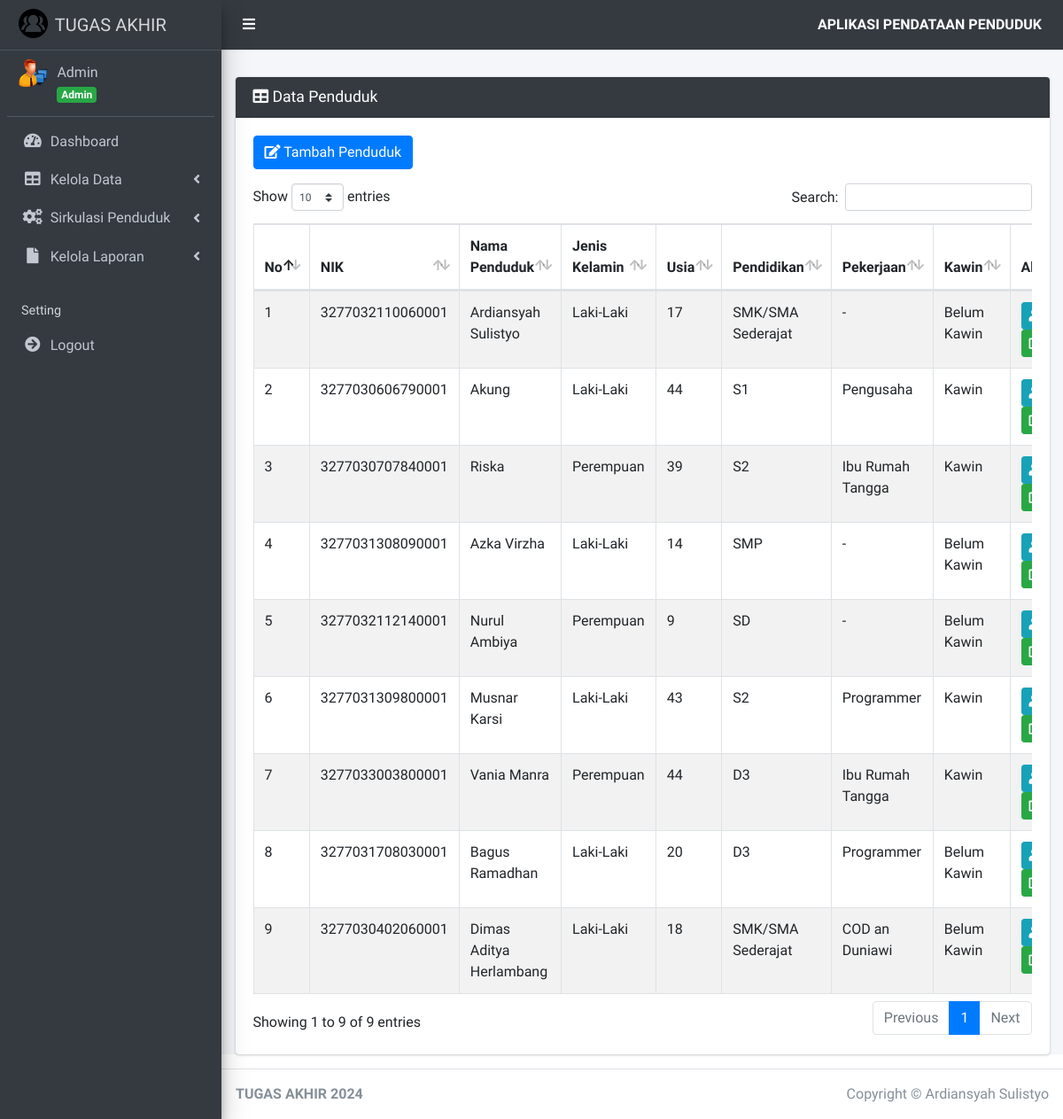
The app's page /index.php?page=penduduk (signed in) with its own data.
### tables this page shows
CREATE TABLE `penduduk` (
  `id_penduduk` int(11) NOT NULL,
  `id_user` int(11) NOT NULL,
  `nik_penduduk` varchar(16) NOT NULL,
  `nama_penduduk` varchar(45) NOT NULL,
  `tempat_lahir_penduduk` varchar(30) NOT NULL,
  `tanggal_lahir_penduduk` date NOT NULL,
  `jenis_kelamin_penduduk` enum('Laki-Laki','Perempuan') NOT NULL,
  `alamat_penduduk` text NOT NULL,
  `desa_kelurahan_penduduk` varchar(30) NOT NULL,
  `kecamatan_penduduk` varchar(30) NOT NULL,
  `kabupaten_kota_penduduk` varchar(30) NOT NULL,
  `provinsi_penduduk` varchar(30) NOT NULL,
  `negara_penduduk` varchar(30) NOT NULL,
  `rt_penduduk` varchar(3) NOT NULL,
  `rw_penduduk` varchar(3) NOT NULL,
  `agama_penduduk` enum('Islam','Kristen','Katolik','Hindu','Buddha','Konghucu') NOT NULL,
  `pendidikan_terakhir_penduduk` varchar(20) NOT NULL,
  `pekerjaan_penduduk` varchar(20) NOT NULL,
  `status_perkawinan_penduduk` enum('Kawin','Tidak Kawin','Belum Kawin','Cerai') NOT NULL,
  `status` enum('Ada','Meninggal') NOT NULL,
  `status_keluarga` enum('Sudah Berkeluarga','Belum Berkeluarga','','') NOT NULL
);

### pages/penduduk/index.php (the view)
<?php
$hasil = mysqli_query($koneksi, "SELECT *, TIMESTAMPDIFF(YEAR, `tanggal_lahir_penduduk`, CURDATE()) AS usia_penduduk FROM `penduduk`");
$data_penduduk = [];
while ($row = mysqli_fetch_assoc($hasil)) {
    $data_penduduk[] = $row;
}
?>
<div class="card card-dark">
    <div class="card-header">
        <h3 class="card-title">
            <i class="fa fa-table"></i>
            Data Penduduk
        </h3>
    </div>
    <div class="card-body">
        <div class="table-responsive">
            <div class="mb-3">
                <a href="?page=tambah_penduduk" class="btn btn-primary">
                    <i class="fa fa-edit"></i> Tambah Penduduk
                </a>
            </div>
            <table class="table table-striped table-condensed table-bordered table-hover" id="example1">
                <thead>
                    <tr>
                        <th>No</th>
                        <th>NIK</th>
                        <th>Nama Penduduk</th>
                        <th>Jenis Kelamin</th>
                        <th>Usia</th>
                        <th>Pendidikan</th>
                        <th>Pekerjaan</th>
                        <th>Kawin</th>
                        <th>Aksi</th>
                    </tr>
                </thead>
                <tbody>
                    <?php $nomor = 1; ?>
                    <?php foreach ($data_penduduk as $penduduk) : ?>
                        <tr>
                            <td><?= $nomor++ ?></td>
                            <td><?= $penduduk['nik_penduduk'] ?></td>
                            <td><?= $penduduk['nama_penduduk'] ?></td>
                            <td><?= $penduduk['jenis_kelamin_penduduk'] ?></td>
                            <td><?= $penduduk['usia_penduduk'] ?></td>
                            <td><?= $penduduk['pendidikan_terakhir_penduduk'] ?></td>
                            <td><?= $penduduk['pekerjaan_penduduk'] ?></td>
                            <td><?= $penduduk['status_perkawinan_penduduk'] ?></td>
                            <td>
                                <a href="?page=detail_penduduk&id_penduduk=<?= $penduduk['id_penduduk']; ?>" title="Detail" class="btn btn-info btn-sm">
                                    <i class="fa fa-user"></i>
                                </a>
                                <a href="?page=edit_penduduk&id_penduduk=<?= $penduduk['id_penduduk']; ?>" title="Ubah" class="btn btn-success btn-sm">
                                    <i class="fa fa-edit"></i>
                                </a>
                            </td>
                        </tr>
                    <?php endforeach ?>
                </tbody>
            </table>
        </div>
    </div>
</div>

### index.php (shortened to what this page needs)
<?php
if (!isset($_SESSION["username"])) {
    header("location: login.php");
    exit;
} else {
    $data_nama = isset($_SESSION["nama_user"]) ? $_SESSION["nama_user"] : "";
    $data_level = isset($_SESSION["status_user"]) ? $_SESSION["status_user"] : "";
}
include "config/connection.php";
?>
<!DOCTYPE html>
<html>
<head>
    <link rel="stylesheet" href="assets/plugins/fontawesome-free/css/all.min.css">
    <link rel="stylesheet" href="https://code.ionicframework.com/ionicons/2.0.1/css/ionicons.min.css">
    <link rel="stylesheet" href="assets/plugins/datatables-bs4/css/dataTables.bootstrap4.css">
    <link rel="stylesheet" href="assets/dist/css/adminlte.min.css">
    <link rel="stylesheet" href="assets/plugins/select2/css/select2.min.css">
    <link rel="stylesheet" href="assets/plugins/select2-bootstrap4-theme/select2-bootstrap4.min.css">
</head>
<body class="hold-transition sidebar-mini">
    <div class="wrapper">
        <nav class="main-header navbar navbar-expand navbar-dark">
            <ul class="navbar-nav">
                <li class="nav-item">
                    <a class="nav-link" data-widget="pushmenu" href="#">
                        <i class="fas fa-bars text-white"></i>
                    </a>
                </li>
            </ul>
            <ul class="navbar-nav ml-auto">
                <li class="nav-item d-none d-sm-inline-block">
                    <a href="index.php" class="nav-link">
                        <font color="white">
                            <b>APLIKASI PENDATAAN PENDUDUK</b>
                        </font>
                    </a>
                </li>
            </ul>
        </nav>
        <aside class="main-sidebar sidebar-dark-primary elevation-4">
            <a href="index.php" class="brand-link">
                <img src="assets/dist/img/penduduk.png" alt="Logo Penduduk" class="brand-image">
                <span class="brand-text"> TUGAS AKHIR</span>
            </a>
            <div class="sidebar">
                <div class="user-panel mt-2 pb-2 mb-2 d-flex">
                    <div class="image">
                        <img src="assets/dist/img/admin.ico">
                    </div>
                    <div class="info">
                        <a href="index.php" class="d-block">
                            <?= $data_nama; ?>
                        </a>
                        <span class="badge badge-success">
                            <?= $data_level; ?>
                        </span>
                    </div>
                </div>
                <nav class="mt-2">
                    <ul class="nav nav-pills nav-sidebar flex-column" data-widget="treeview" role="menu" data-accordion="false">
                        <li class="nav-item">
                            <a href="index.php" class="nav-link">
                                <i class="nav-icon fas fa-tachometer-alt"></i>
                                <p>
                                    Dashboard
                                </p>
                            </a>
                        </li>
                        <li class="nav-item has-treeview">
                            <a href="#" class="nav-link">
                                <i class="nav-icon fas fa-table"></i>
                                <p>
                                    Kelola Data
                                    <i class="fas fa-angle-left right"></i>
                                </p>
                            </a>
                        </li>
                        <li class="nav-item has-treeview">
                            <a href="#" class="nav-link">
                                <i class="nav-icon fas fa-cogs"></i>
                                <p>
                                    Sirkulasi Penduduk
                                    <i class="fas fa-angle-left right"></i>
                                </p>
                            </a>
                        </li>
                        <li class="nav-item has-treeview">
                            <a href="#" class="nav-link">
                                <i class="nav-icon fas fa-file"></i>
                                <p>
                                    Kelola Laporan
                                    <i class="fas fa-angle-left right"></i>
                                </p>
                            </a>
                    </li>
                    <li class="nav-header">Setting</li>
                    <li class="nav-item">
                        <a onclick="return confirm('Apakah Anda yakin ingin keluar?')" href="logout.php" class="nav-link">
                            <i class="nav-icon fas fa-arrow-circle-right"></i>
                            <p>
                                Logout
                            </p>
                        </a>
                    </li>
                </nav>
            </div>
        </aside>
        <div class="content-wrapper">
            <section class="content-header">
            </section>
            <section class="content">
                <div class="container-fluid">
                    <?php
                    if (isset($_GET['page'])) {
                        $page = $_GET['page'];
                        switch ($page) {
                            case 'penduduk':
                                include "pages/penduduk/index.php";
                                break;
                        }
                    } else {
                        if ($data_level == "Admin") {
                            include "pages/home/index.php";
                        }
                    }
                    ?>
                </div>
            </section>
        </div>
        <footer class="main-footer">
            <div class="float-right d-none d-sm-block">
                Copyright &copy;
                Ardiansyah Sulistyo
            </div>
            <b>TUGAS AKHIR 2024</b>
        </footer>
    </div>
</body>
</html>

### records on screen
penduduk: nik_penduduk "3277032110060001", nama_penduduk "Ardiansyah Sulistyo", jenis_kelamin_penduduk "Laki-Laki", usia_penduduk "17", pendidikan_terakhir_penduduk "SMK/SMA Sederajat", pekerjaan_penduduk "-", status_perkawinan_penduduk "Belum Kawin"
penduduk: nik_penduduk "3277030606790001", nama_penduduk "Akung", jenis_kelamin_penduduk "Laki-Laki", usia_penduduk "44", pendidikan_terakhir_penduduk "S1", pekerjaan_penduduk "Pengusaha", status_perkawinan_penduduk "Kawin"
penduduk: nik_penduduk "3277030707840001", nama_penduduk "Riska", jenis_kelamin_penduduk "Perempuan", usia_penduduk "39", pendidikan_terakhir_penduduk "S2", pekerjaan_penduduk "Ibu Rumah Tangga", status_perkawinan_penduduk "Kawin"
penduduk: nik_penduduk "3277031308090001", nama_penduduk "Azka Virzha", jenis_kelamin_penduduk "Laki-Laki", usia_penduduk "14", pendidikan_terakhir_penduduk "SMP", pekerjaan_penduduk "-", status_perkawinan_penduduk "Belum Kawin"
penduduk: nik_penduduk "3277032112140001", nama_penduduk "Nurul Ambiya", jenis_kelamin_penduduk "Perempuan", usia_penduduk "9", pendidikan_terakhir_penduduk "SD", pekerjaan_penduduk "-", status_perkawinan_penduduk "Belum Kawin"
penduduk: nik_penduduk "3277031309800001", nama_penduduk "Musnar Karsi", jenis_kelamin_penduduk "Laki-Laki", usia_penduduk "43", pendidikan_terakhir_penduduk "S2", pekerjaan_penduduk "Programmer", status_perkawinan_penduduk "Kawin"
penduduk: nik_penduduk "3277033003800001", nama_penduduk "Vania Manra", jenis_kelamin_penduduk "Perempuan", usia_penduduk "44", pendidikan_terakhir_penduduk "D3", pekerjaan_penduduk "Ibu Rumah Tangga", status_perkawinan_penduduk "Kawin"
penduduk: nik_penduduk "3277031708030001", nama_penduduk "Bagus Ramadhan", jenis_kelamin_penduduk "Laki-Laki", usia_penduduk "20", pendidikan_terakhir_penduduk "D3", pekerjaan_penduduk "Programmer", status_perkawinan_penduduk "Belum Kawin"
penduduk: nik_penduduk "3277030402060001", nama_penduduk "Dimas Aditya Herlambang", jenis_kelamin_penduduk "Laki-Laki", usia_penduduk "18", pendidikan_terakhir_penduduk "SMK/SMA Sederajat", pekerjaan_penduduk "COD an Duniawi", status_perkawinan_penduduk "Belum Kawin"

### other values on screen
$data_nama "Admin"
$data_level "Admin"
